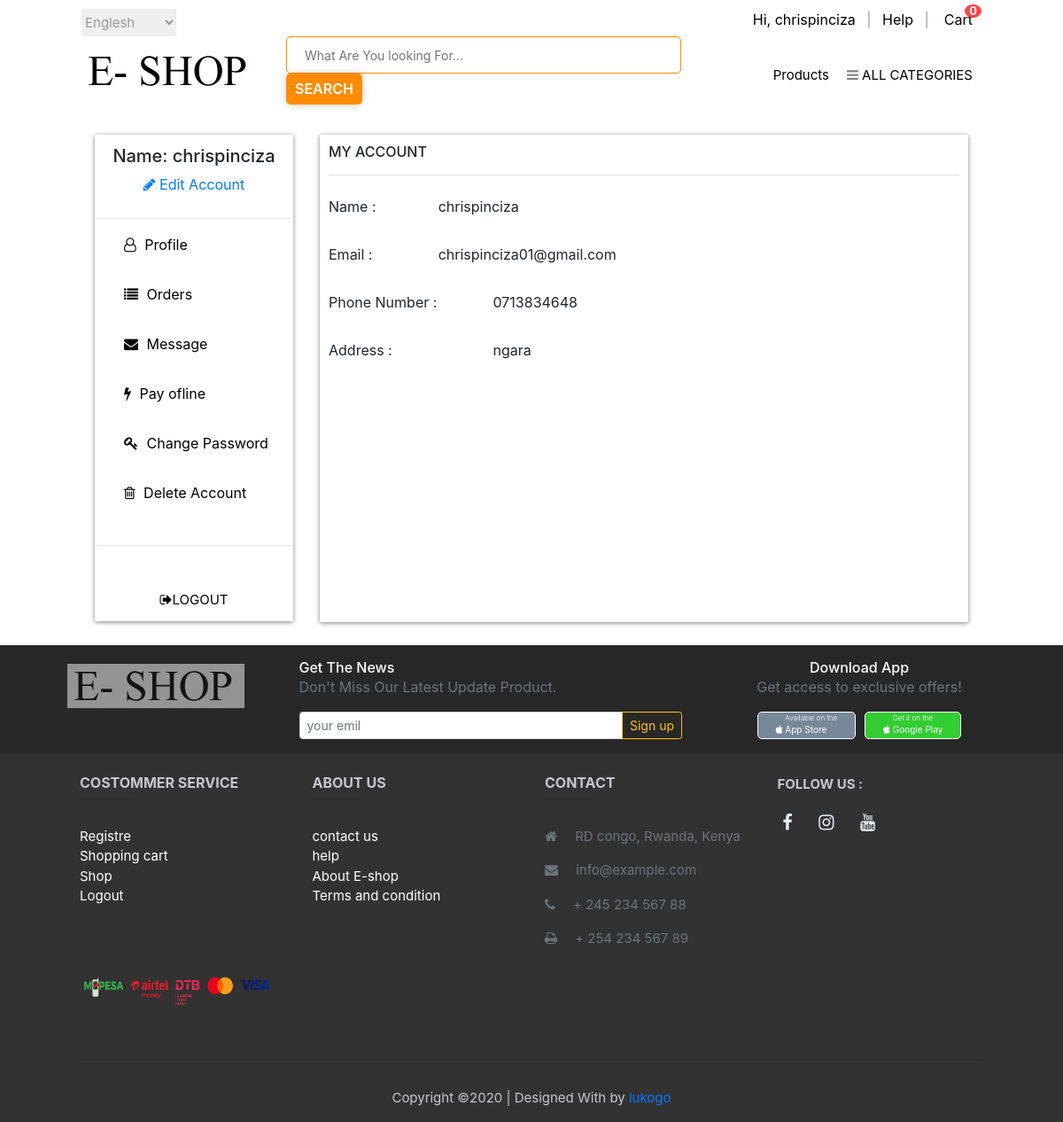
The page /e-shop/customer/customer_account.php?customer_profile (signed in) on the database its author committed.
### tables this page shows
CREATE TABLE `customers` (
  `customer_id` int(11) NOT NULL,
  `customer_name` varchar(250) NOT NULL,
  `customer_email` varchar(250) NOT NULL,
  `customer_pass` varchar(100) NOT NULL,
  `customer_contact` varchar(300) NOT NULL,
  `customer_address` text NOT NULL,
  `customer_ip` varchar(100) NOT NULL
);

### e-shop/customer/customer_profile.php (the view)
<div class="profile">
    <h6 class="text-uppercase">My account</h6>
    <hr>
    <div>
        <li>
            <div class="row mb-3">
                <label for="inputEmail" class="col-sm-2 col-form-label">Name :</label>
                <span class="col-sm-10 col-form-label">
                    <?php echo $customer_name;?>
                </span>
            </div>
        </li>
        <li>
            <div class="row mb-3">
                <label for="inputEmail" class="col-sm-2 col-form-label">Email :</label>
                <span class="col-sm-10 col-form-label">
                    <?php echo $customer_email; ?>
                </span>
            </div>
        </li>
        <li>
            <div class="row mb-3">
                <label for="inputEmail" class="col-sm-3 col-form-label">Phone Number :</label>
                <span class="col-sm-9 col-form-label">
                    <?php echo $customer_contact; ?>
                </span>
            </div>
        </li>
        <li>
            <div class="row mb-3">
                <label for="inputEmail" class="col-sm-3 col-form-label">Address :</label>
                <span class="col-sm-9 col-form-label">
                    <?php echo $customer_address; ?>
                </span>
            </div>
        </li>
    </div>
</div>

### e-shop/customer/includes/header.php (shortened to what this page needs)
<header>
    <div class="container-fluid">
        <div class="row">
            <div class="top-header col-md-12">
                <div class="top-header-content">
                    <section class="langform text pull-left">
                        <select class="form-control-lang">
                            <option selected="">Englesh</option>
                        </select>
                    </section>
                    <ul class="text pull-right">
                        <li>
                            <a href="#" class="links" data-toggle="dropdown">
                                <?php if (!isset($_SESSION['customer_email'])){
                                  echo "Account";
                                }else{
                                $customer_session = $_SESSION['customer_email'];
                                $get_customer = "select * from customers where customer_email='$customer_session'";
                                $run_customer = mysqli_query($db,$get_customer);
                                $row_customer = mysqli_fetch_array($run_customer);
                                $customer_name = $row_customer['customer_name'];
                                echo "Hi,"." "."$customer_name";
                                }
                                ?>
                            </a>
                        </li>
                        <li><a class="links" href="../contact_us.php" target="_blank">Help</a></li>
                        <li class="icons">
                            <span>
                                <a class="links" href="../cart.php"> Cart</a>
                                <small class="count d-flex"><?php items(); ?></small>
                            </span>
                        </li>
                    </ul>
                </div>
            </div>
        </div>
    </div>
    <nav class="nav bg-white">
        <div class="container-fluid">
            <div class="wrapper">
                <a class="" href="../home.php"><img src="../images/logo_images/LOGO1.jpg"></a>
                <div class="col-sm">
                    <form class="input-group mr-auto ml-3 " method="get" action="../shop_products.php" enctype="multipart/form-data">
                        <input type="text" required name="user_query" class="form-control-sm mr-sm-2 shadow-none" placeholder="What Are You looking For..." />
                        <input class="imputbutton" name="search" value="SEARCH" type="submit" />
                    </form>
                </div>
                <ul class="nav-list mr-auto ml-3">
                    <li><a class="link" href="../products.php"> Products</a></li>
                    <li>
                        <a href="" class="desktop-item link"> <i class="fa fa-bars"></i> ALL CATEGORIES<span> </span></a>
                    </li>
                </ul>
            </div>
        </div>
    </nav>
</header>

### e-shop/customer/includes/customer_sidebar.php
<div id="customer-sidebar" class="box">
    <div class="sidebar-header text-center">
        <?php
     $customer_session = $_SESSION['customer_email'];
     $get_customer = "select * from customers where customer_email='$customer_session'";
     $run_customer = mysqli_query($db,$get_customer);
     $row_customer = mysqli_fetch_array($run_customer);
     $customer_name = $row_customer['customer_name'];
     $customer_email = $row_customer['customer_email'];
     $customer_contact = $row_customer['customer_contact'];
     $customer_address = $row_customer['customer_address'];
     if(!isset($_SESSION['customer_email'])){
     }else{
         echo "
             <h5 class='panel-title' align='center'>
                 Name: $customer_name
             </h5>
         ";
     }
     ?>
        <div class="<?php if(isset($_GET['edit_account'])){ echo "active";} ?>">
            <a href="customer_account.php?edit_account">
                <i class="fa fa-pencil"></i> Edit Account
            </a>
        </div>
    </div>
    <hr>
    <div class="sidebar-body">
        <ul class="list-group m-3">
            <li class="<?php if(isset($_GET['account'])){ echo "active"; } ?>">
                <a href="customer_account.php?customer_profile" class="">
                    <i class="fa fa-user-o"></i> Profile
                </a>
            </li>
            <li class="<?php if(isset($_GET['my_orders'])){ echo "active"; } ?>">
                <a href="customer_account.php?my_orders">
                    <i class="fa fa-list"></i> Orders
                </a>
            </li>
            <li class="<?php if(isset($_GET['Message'])){ echo "active"; } ?>">
                <a href="customer_account.php?message">
                    <i class="fa fa-envelope"></i> Message
                </a>
            </li>
            <li class="<?php if(isset($_GET['pay_offline'])){ echo "active"; } ?>">
                <a href="customer_account.php?pay_offline">
                    <i class="fa fa-bolt"></i> Pay ofline
                </a>
            </li>
            <li class="<?php if(isset($_GET['change_password'])){ echo "active" ;} ?>">
                <a href="customer_account.php?change_password">
                    <i class="fa fa-key" aria-hidden="true"></i> Change Password
                </a>
            </li>
            <li class="<?php if(isset($_GET['delete_accoun'])){ echo "active"; } ?>">
                <a href="customer_account.php?delete_account">
                    <i class="fa fa-trash-o"></i> Delete Account
                </a>
            </li>
        </ul>
        <hr>
        <div class="logout">
            <?php if (!isset($_SESSION['customer_email'])){
               echo "  <a href='checkout.php'><i class='fa fa-sign-out'></i>Login </a> ";
               }else{
                echo "  <a href='Logout.php'><i class='fa fa-sign-out'></i>Logout </a> ";
             }
         ?>
        </div>
    </div>
</div>

### e-shop/styles/style.css (style rules this page uses)
*, *::before, *::after { margin: 0; padding: 0; box-sizing: inherit; }
* { margin: 0px; padding: 0px; }
body { font-size: 14px; font-family: 'Poppins', sans-serif; line-height: 1.42857143; overflow-x: hidden; box-sizing: border-box; margin: 0px; background: #fofofo !important; }
.container-fluid { padding: 0px; margin: 0px; }
.top-header { background-color: inherit; color: black; line-height: 5px; }
.top-header-content { padding: 10px 77px 0px 77px; }
.top-header ul li { display: inline-block; list-style-type: none; margin-top: 10px; }
.top-header ul li .links { text-decoration: none; color: black; }
.top-header ul > li + li:before { content: "|\00a0"; padding: 8px; color: #999999; transition: all 300ms ease; }
.top-header .dropdown-menu .login, .logout { margin: 50px; text-decoration: none; color: black; font-size: 15px; text-transform: uppercase; }
.top-header .form-control-lang { border: none; }
.icons span { display: inline-block; position: relative; top: 0; margin: -20px 10px 0 0; }
.icons .count { justify-content: center; position: absolute; top: -15px; right: -10px; background-color: #ff4545; height: 15px; padding: 5px; color: white; font-weight: 700; border-radius: 50%; }
.form-control-lang { font-family: inherit; font-size: 15px; padding-top: 5px; padding-bottom: 5px; padding-right: 30px; display: block; color: #999; border: none; border-bottom: 1px solid #757575; }
nav { line-height: 25px; position: sticky; z-index: 999; }
nav .wrapper { display: flex; align-items: center; justify-content: space-between; position: relative; margin: 0 77px 0 77px; }
nav .wrapper form .form-control-sm { border: 1px solid darkorange; box-shadow: 0 3px 5px #333; padding: 20px; border-radius: 5px; width: 85%; }
nav .wrapper form .imputbutton { border: none; padding: 5px 10px; background: darkorange; border-radius: 5px; color: white; font-weight: 600; text-align: center; box-shadow: 0 0 10px rgba(0, 0, 0, .2); }
.wrapper .nav-list { display: inline-flex; list-style-type: none; margin-top: 25px; }
.nav-list .link { color: black; padding: 10px; border-radius: 0.5rem; transition: all 300ms ease; text-decoration: none; font-size: 15px; }
.nav-list li i { color: #828282; }
#customer-sidebar { background: #fff; box-shadow: 0px 1px 5px rgba(0, 0, 0, .5); padding: 2px; }
#customer-sidebar .sidebar-header { background: #fff; padding: 10px; border-radius: 5px; margin-bottom: 10px; }
#customer-sidebar .sidebar-body ul li { list-style-type: none; margin-bottom: 30px; }
#customer-sidebar .sidebar-body ul li a { text-decoration: none; color: black; margin-left: 10px; }
#customer-sidebar .sidebar-body ul li a i { padding: 5px; }
#customer-sidebar .sidebar-body .logout { text-align: center; margin-bottom: 10px; }
#customer-sidebar .sidebar-body .logout a { text-align: center; color: black; text-decoration: none; text-transform: uppercase; }
.customer_account .profile, .message, .change_password { box-shadow: 0px 1px 5px rgba(0, 0, 0, .5); background-color: white; padding: 10px; height: 550px; }
.customer_account .profile li { list-style-type: none; }

### rows shown on the page
customers: customer_name "chrispinciza", customer_email "chrispinciza01@gmail.com", customer_contact "0713834648", customer_address "ngara"

### other values the page prints
$count_items "0"
